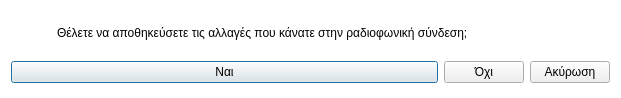
<?xml version="1.0" encoding="UTF-8"?>
<ui version="4.0">
 <class>Dialog</class>
 <widget class="QDialog" name="Dialog">
  <property name="geometry">
   <rect>
    <x>0</x>
    <y>0</y>
    <width>621</width>
    <height>98</height>
   </rect>
  </property>
  <property name="windowTitle">
   <string>Αποθήκευση αλλαγών</string>
  </property>
  <property name="windowIcon">
   <iconset resource="../../../icons.qrc">
    <normaloff>:/rest-windows/assets/images/rest-windows/question.png</normaloff>:/rest-windows/assets/images/rest-windows/question.png</iconset>
  </property>
  <property name="styleSheet">
   <string notr="true">QDialog{
	background:white;
}</string>
  </property>
  <layout class="QGridLayout" name="gridLayout_2">
   <item row="1" column="0" colspan="2">
    <widget class="QFrame" name="frame">
     <property name="styleSheet">
      <string notr="true">QFrame{border:0px;}</string>
     </property>
     <property name="frameShape">
      <enum>QFrame::StyledPanel</enum>
     </property>
     <property name="frameShadow">
      <enum>QFrame::Raised</enum>
     </property>
     <layout class="QGridLayout" name="gridLayout">
      <property name="leftMargin">
       <number>0</number>
      </property>
      <property name="topMargin">
       <number>0</number>
      </property>
      <property name="rightMargin">
       <number>0</number>
      </property>
      <property name="bottomMargin">
       <number>0</number>
      </property>
      <item row="0" column="0">
       <widget class="QPushButton" name="save">
        <property name="sizePolicy">
         <sizepolicy hsizetype="Expanding" vsizetype="Fixed">
          <horstretch>0</horstretch>
          <verstretch>0</verstretch>
         </sizepolicy>
        </property>
        <property name="text">
         <string>Ναι</string>
        </property>
        <property name="icon">
         <iconset resource="../../../icons.qrc">
          <normaloff>:/rest-windows/assets/images/rest-windows/save.png</normaloff>:/rest-windows/assets/images/rest-windows/save.png</iconset>
        </property>
       </widget>
      </item>
      <item row="0" column="1">
       <widget class="QPushButton" name="no_save">
        <property name="sizePolicy">
         <sizepolicy hsizetype="Fixed" vsizetype="Fixed">
          <horstretch>0</horstretch>
          <verstretch>0</verstretch>
         </sizepolicy>
        </property>
        <property name="text">
         <string>Όχι</string>
        </property>
       </widget>
      </item>
     </layout>
    </widget>
   </item>
   <item row="0" column="0">
    <widget class="QLabel" name="error">
     <property name="minimumSize">
      <size>
       <width>40</width>
       <height>40</height>
      </size>
     </property>
     <property name="maximumSize">
      <size>
       <width>40</width>
       <height>40</height>
      </size>
     </property>
     <property name="text">
      <string/>
     </property>
     <property name="pixmap">
      <pixmap resource="../../../icons.qrc">:/rest-windows/assets/images/rest-windows/question.png</pixmap>
     </property>
     <property name="scaledContents">
      <bool>true</bool>
     </property>
    </widget>
   </item>
   <item row="1" column="2">
    <widget class="QPushButton" name="cancel">
     <property name="sizePolicy">
      <sizepolicy hsizetype="Fixed" vsizetype="Fixed">
       <horstretch>0</horstretch>
       <verstretch>0</verstretch>
      </sizepolicy>
     </property>
     <property name="text">
      <string>Ακύρωση</string>
     </property>
    </widget>
   </item>
   <item row="0" column="1" colspan="2">
    <widget class="QLabel" name="label">
     <property name="text">
      <string>Θέλετε να αποθηκεύσετε τις αλλαγές που κάνατε στην ραδιοφωνική σύνδεση;</string>
     </property>
     <property name="alignment">
      <set>Qt::AlignJustify|Qt::AlignVCenter</set>
     </property>
    </widget>
   </item>
  </layout>
 </widget>
 <resources>
  <include location="../../../icons.qrc"/>
  <include location="../../../icons.qrc"/>
 </resources>
 <connections/>
</ui>
